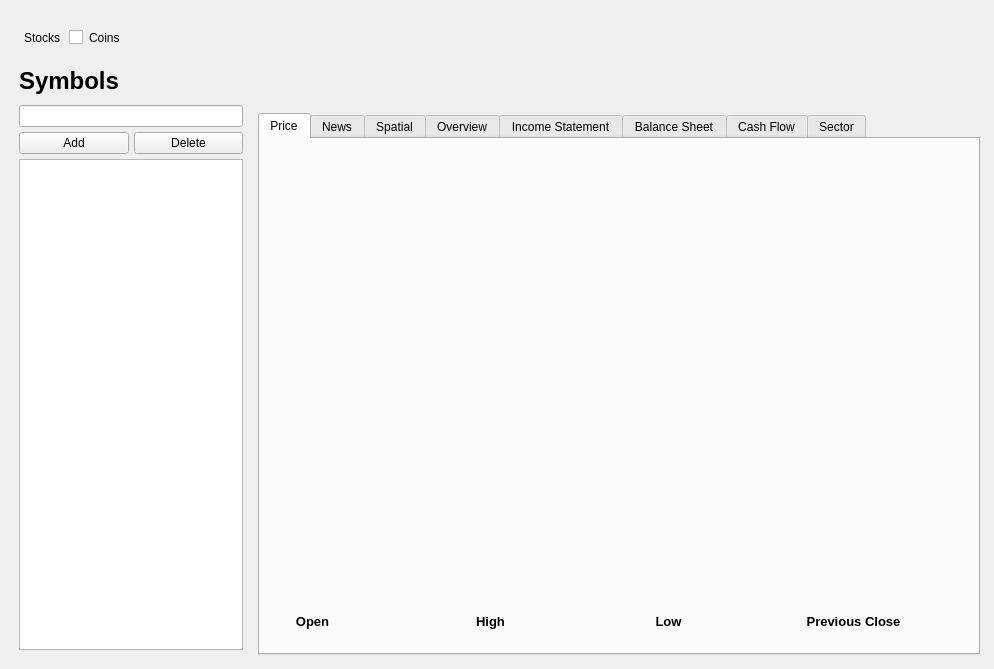
<?xml version="1.0" encoding="UTF-8"?>
<ui version="4.0">
 <class>MainWindow</class>
 <widget class="QMainWindow" name="MainWindow">
  <property name="geometry">
   <rect>
    <x>0</x>
    <y>0</y>
    <width>994</width>
    <height>669</height>
   </rect>
  </property>
  <property name="font">
   <font>
    <family>Helvetica</family>
   </font>
  </property>
  <property name="windowTitle">
   <string>MainWindow</string>
  </property>
  <widget class="QWidget" name="MainWidget">
   <layout class="QGridLayout" name="gridLayout">
    <property name="leftMargin">
     <number>0</number>
    </property>
    <property name="topMargin">
     <number>0</number>
    </property>
    <property name="rightMargin">
     <number>0</number>
    </property>
    <property name="bottomMargin">
     <number>0</number>
    </property>
    <property name="spacing">
     <number>0</number>
    </property>
    <item row="0" column="0">
     <widget class="QFrame" name="MainLayout">
      <layout class="QHBoxLayout" name="horizontalLayout" stretch="1,3">
       <property name="spacing">
        <number>0</number>
       </property>
       <item>
        <layout class="QVBoxLayout" name="ListingsArea" stretch="1,1,1,1,13">
         <property name="spacing">
          <number>5</number>
         </property>
         <property name="sizeConstraint">
          <enum>QLayout::SetMaximumSize</enum>
         </property>
         <property name="leftMargin">
          <number>10</number>
         </property>
         <property name="topMargin">
          <number>10</number>
         </property>
         <property name="rightMargin">
          <number>10</number>
         </property>
         <property name="bottomMargin">
          <number>10</number>
         </property>
         <item>
          <layout class="QHBoxLayout" name="SwitchandCurrency" stretch="2,1,2,7">
           <property name="leftMargin">
            <number>5</number>
           </property>
           <property name="rightMargin">
            <number>5</number>
           </property>
           <item>
            <widget class="QLabel" name="Stocks">
             <property name="minimumSize">
              <size>
               <width>40</width>
               <height>0</height>
              </size>
             </property>
             <property name="maximumSize">
              <size>
               <width>40</width>
               <height>16777215</height>
              </size>
             </property>
             <property name="text">
              <string>Stocks</string>
             </property>
            </widget>
           </item>
           <item>
            <widget class="QCheckBox" name="Switch">
             <property name="minimumSize">
              <size>
               <width>15</width>
               <height>0</height>
              </size>
             </property>
             <property name="maximumSize">
              <size>
               <width>15</width>
               <height>16777215</height>
              </size>
             </property>
             <property name="text">
              <string/>
             </property>
            </widget>
           </item>
           <item>
            <widget class="QLabel" name="Coins">
             <property name="sizePolicy">
              <sizepolicy hsizetype="Preferred" vsizetype="Preferred">
               <horstretch>40</horstretch>
               <verstretch>0</verstretch>
              </sizepolicy>
             </property>
             <property name="minimumSize">
              <size>
               <width>40</width>
               <height>0</height>
              </size>
             </property>
             <property name="text">
              <string>Coins</string>
             </property>
            </widget>
           </item>
           <item>
            <spacer name="horizontalSpacer">
             <property name="orientation">
              <enum>Qt::Horizontal</enum>
             </property>
             <property name="sizeHint" stdset="0">
              <size>
               <width>40</width>
               <height>20</height>
              </size>
             </property>
            </spacer>
           </item>
          </layout>
         </item>
         <item>
          <layout class="QHBoxLayout" name="SymbolandRefresh" stretch="4">
           <item>
            <widget class="QLabel" name="SymbolText">
             <property name="font">
              <font>
               <pointsize>18</pointsize>
               <weight>75</weight>
               <bold>true</bold>
              </font>
             </property>
             <property name="text">
              <string>Symbols</string>
             </property>
            </widget>
           </item>
          </layout>
         </item>
         <item>
          <layout class="QHBoxLayout" name="Search" stretch="7">
           <property name="spacing">
            <number>2</number>
           </property>
           <item>
            <widget class="QLineEdit" name="SearchBar"/>
           </item>
          </layout>
         </item>
         <item>
          <layout class="QHBoxLayout" name="AddDelLayout">
           <item>
            <widget class="QPushButton" name="AddSymbolButton">
             <property name="sizePolicy">
              <sizepolicy hsizetype="Minimum" vsizetype="Fixed">
               <horstretch>0</horstretch>
               <verstretch>0</verstretch>
              </sizepolicy>
             </property>
             <property name="text">
              <string>Add</string>
             </property>
            </widget>
           </item>
           <item>
            <widget class="QPushButton" name="DelSymbolButton">
             <property name="text">
              <string>Delete</string>
             </property>
            </widget>
           </item>
          </layout>
         </item>
         <item>
          <widget class="QListWidget" name="SymbolList"/>
         </item>
        </layout>
       </item>
       <item>
        <layout class="QVBoxLayout" name="DisplayArea" stretch="1,6">
         <property name="spacing">
          <number>5</number>
         </property>
         <property name="leftMargin">
          <number>5</number>
         </property>
         <property name="topMargin">
          <number>5</number>
         </property>
         <property name="rightMargin">
          <number>5</number>
         </property>
         <property name="bottomMargin">
          <number>5</number>
         </property>
         <item>
          <layout class="QHBoxLayout" name="SymbolandPrice" stretch="2,1">
           <property name="leftMargin">
            <number>5</number>
           </property>
           <property name="topMargin">
            <number>5</number>
           </property>
           <property name="rightMargin">
            <number>5</number>
           </property>
           <property name="bottomMargin">
            <number>5</number>
           </property>
           <item>
            <layout class="QVBoxLayout" name="SymandName" stretch="2,0">
             <item>
              <widget class="QLabel" name="SymbolTitle">
               <property name="font">
                <font>
                 <family>Helvetica</family>
                 <pointsize>36</pointsize>
                 <weight>75</weight>
                 <bold>true</bold>
                </font>
               </property>
               <property name="text">
                <string/>
               </property>
              </widget>
             </item>
             <item>
              <widget class="QLabel" name="FullName">
               <property name="font">
                <font>
                 <pointsize>16</pointsize>
                </font>
               </property>
               <property name="text">
                <string/>
               </property>
              </widget>
             </item>
            </layout>
           </item>
           <item>
            <layout class="QVBoxLayout" name="Prices" stretch="2,1,1">
             <item>
              <widget class="QLabel" name="CurrentPrice">
               <property name="font">
                <font>
                 <pointsize>16</pointsize>
                </font>
               </property>
               <property name="text">
                <string/>
               </property>
               <property name="alignment">
                <set>Qt::AlignRight|Qt::AlignTrailing|Qt::AlignVCenter</set>
               </property>
              </widget>
             </item>
             <item>
              <widget class="QLabel" name="Change">
               <property name="font">
                <font>
                 <pointsize>12</pointsize>
                </font>
               </property>
               <property name="text">
                <string/>
               </property>
               <property name="alignment">
                <set>Qt::AlignRight|Qt::AlignTrailing|Qt::AlignVCenter</set>
               </property>
              </widget>
             </item>
             <item>
              <widget class="QLabel" name="Vol">
               <property name="font">
                <font>
                 <pointsize>12</pointsize>
                </font>
               </property>
               <property name="text">
                <string/>
               </property>
               <property name="alignment">
                <set>Qt::AlignRight|Qt::AlignTrailing|Qt::AlignVCenter</set>
               </property>
              </widget>
             </item>
            </layout>
           </item>
          </layout>
         </item>
         <item>
          <widget class="QTabWidget" name="Tabs">
           <property name="layoutDirection">
            <enum>Qt::LeftToRight</enum>
           </property>
           <property name="tabPosition">
            <enum>QTabWidget::North</enum>
           </property>
           <property name="currentIndex">
            <number>0</number>
           </property>
           <property name="elideMode">
            <enum>Qt::ElideNone</enum>
           </property>
           <widget class="QWidget" name="Price">
            <attribute name="title">
             <string>Price</string>
            </attribute>
            <layout class="QGridLayout" name="gridLayout_2">
             <property name="leftMargin">
              <number>0</number>
             </property>
             <property name="topMargin">
              <number>0</number>
             </property>
             <property name="rightMargin">
              <number>0</number>
             </property>
             <property name="bottomMargin">
              <number>0</number>
             </property>
             <item row="0" column="0">
              <layout class="QVBoxLayout" name="verticalLayout_2" stretch="25,3">
               <property name="spacing">
                <number>1</number>
               </property>
               <property name="leftMargin">
                <number>5</number>
               </property>
               <property name="topMargin">
                <number>5</number>
               </property>
               <property name="rightMargin">
                <number>5</number>
               </property>
               <property name="bottomMargin">
                <number>5</number>
               </property>
               <item>
                <widget class="QWidget" name="GraphWidget" native="true"/>
               </item>
               <item>
                <layout class="QHBoxLayout" name="PriceInfoArea" stretch="1,1,1,1">
                 <property name="spacing">
                  <number>3</number>
                 </property>
                 <property name="leftMargin">
                  <number>1</number>
                 </property>
                 <property name="topMargin">
                  <number>1</number>
                 </property>
                 <property name="rightMargin">
                  <number>1</number>
                 </property>
                 <property name="bottomMargin">
                  <number>1</number>
                 </property>
                 <item>
                  <layout class="QHBoxLayout" name="OpenLabel" stretch="10,9">
                   <property name="spacing">
                    <number>6</number>
                   </property>
                   <property name="leftMargin">
                    <number>5</number>
                   </property>
                   <property name="topMargin">
                    <number>5</number>
                   </property>
                   <property name="rightMargin">
                    <number>5</number>
                   </property>
                   <property name="bottomMargin">
                    <number>5</number>
                   </property>
                   <item>
                    <widget class="QLabel" name="OpenText">
                     <property name="font">
                      <font>
                       <pointsize>10</pointsize>
                       <weight>75</weight>
                       <bold>true</bold>
                      </font>
                     </property>
                     <property name="text">
                      <string>Open</string>
                     </property>
                     <property name="alignment">
                      <set>Qt::AlignCenter</set>
                     </property>
                    </widget>
                   </item>
                   <item>
                    <widget class="QLabel" name="OpenPrice">
                     <property name="font">
                      <font>
                       <pointsize>10</pointsize>
                      </font>
                     </property>
                     <property name="text">
                      <string/>
                     </property>
                    </widget>
                   </item>
                  </layout>
                 </item>
                 <item>
                  <layout class="QHBoxLayout" name="HighLabel" stretch="10,9">
                   <property name="leftMargin">
                    <number>5</number>
                   </property>
                   <property name="topMargin">
                    <number>5</number>
                   </property>
                   <property name="rightMargin">
                    <number>5</number>
                   </property>
                   <property name="bottomMargin">
                    <number>5</number>
                   </property>
                   <item>
                    <widget class="QLabel" name="HighText">
                     <property name="font">
                      <font>
                       <pointsize>10</pointsize>
                       <weight>75</weight>
                       <bold>true</bold>
                      </font>
                     </property>
                     <property name="text">
                      <string>High</string>
                     </property>
                     <property name="alignment">
                      <set>Qt::AlignCenter</set>
                     </property>
                    </widget>
                   </item>
                   <item>
                    <widget class="QLabel" name="HighPrice">
                     <property name="font">
                      <font>
                       <pointsize>10</pointsize>
                      </font>
                     </property>
                     <property name="text">
                      <string/>
                     </property>
                    </widget>
                   </item>
                  </layout>
                 </item>
                 <item>
                  <layout class="QHBoxLayout" name="LowText_2" stretch="10,9">
                   <property name="leftMargin">
                    <number>5</number>
                   </property>
                   <property name="topMargin">
                    <number>5</number>
                   </property>
                   <property name="rightMargin">
                    <number>5</number>
                   </property>
                   <property name="bottomMargin">
                    <number>5</number>
                   </property>
                   <item>
                    <widget class="QLabel" name="LowText">
                     <property name="font">
                      <font>
                       <pointsize>10</pointsize>
                       <weight>75</weight>
                       <bold>true</bold>
                      </font>
                     </property>
                     <property name="text">
                      <string>Low</string>
                     </property>
                     <property name="alignment">
                      <set>Qt::AlignCenter</set>
                     </property>
                    </widget>
                   </item>
                   <item>
                    <widget class="QLabel" name="LowPrice">
                     <property name="font">
                      <font>
                       <pointsize>10</pointsize>
                      </font>
                     </property>
                     <property name="text">
                      <string/>
                     </property>
                    </widget>
                   </item>
                  </layout>
                 </item>
                 <item>
                  <layout class="QHBoxLayout" name="CloseText" stretch="10,6">
                   <property name="leftMargin">
                    <number>5</number>
                   </property>
                   <property name="topMargin">
                    <number>5</number>
                   </property>
                   <property name="rightMargin">
                    <number>5</number>
                   </property>
                   <property name="bottomMargin">
                    <number>5</number>
                   </property>
                   <item>
                    <widget class="QLabel" name="PrevCloseText">
                     <property name="font">
                      <font>
                       <pointsize>10</pointsize>
                       <weight>75</weight>
                       <bold>true</bold>
                      </font>
                     </property>
                     <property name="text">
                      <string>Previous Close</string>
                     </property>
                     <property name="alignment">
                      <set>Qt::AlignCenter</set>
                     </property>
                     <property name="wordWrap">
                      <bool>true</bool>
                     </property>
                    </widget>
                   </item>
                   <item>
                    <widget class="QLabel" name="PrevClosePrice">
                     <property name="font">
                      <font>
                       <pointsize>10</pointsize>
                      </font>
                     </property>
                     <property name="text">
                      <string/>
                     </property>
                    </widget>
                   </item>
                  </layout>
                 </item>
                </layout>
               </item>
              </layout>
             </item>
            </layout>
           </widget>
           <widget class="QWidget" name="News">
            <attribute name="title">
             <string>News</string>
            </attribute>
            <layout class="QGridLayout" name="gridLayout_3">
             <property name="leftMargin">
              <number>0</number>
             </property>
             <property name="topMargin">
              <number>0</number>
             </property>
             <property name="rightMargin">
              <number>0</number>
             </property>
             <property name="bottomMargin">
              <number>0</number>
             </property>
             <item row="0" column="0">
              <widget class="QListWidget" name="NewsListWidget"/>
             </item>
            </layout>
           </widget>
           <widget class="QWidget" name="Spatial">
            <attribute name="title">
             <string>Spatial</string>
            </attribute>
            <layout class="QGridLayout" name="gridLayout_4">
             <property name="leftMargin">
              <number>2</number>
             </property>
             <property name="topMargin">
              <number>2</number>
             </property>
             <property name="rightMargin">
              <number>2</number>
             </property>
             <property name="bottomMargin">
              <number>2</number>
             </property>
             <property name="horizontalSpacing">
              <number>2</number>
             </property>
             <item row="0" column="0">
              <widget class="QWidget" name="SpatialGraphWidget" native="true"/>
             </item>
            </layout>
           </widget>
           <widget class="QWidget" name="Overview">
            <attribute name="title">
             <string>Overview</string>
            </attribute>
            <layout class="QGridLayout" name="gridLayout_5">
             <property name="leftMargin">
              <number>0</number>
             </property>
             <property name="topMargin">
              <number>0</number>
             </property>
             <property name="rightMargin">
              <number>0</number>
             </property>
             <property name="bottomMargin">
              <number>0</number>
             </property>
             <item row="0" column="0">
              <widget class="QScrollArea" name="scrollArea">
               <property name="widgetResizable">
                <bool>true</bool>
               </property>
               <widget class="QWidget" name="scrollAreaWidgetContents">
                <property name="geometry">
                 <rect>
                  <x>0</x>
                  <y>0</y>
                  <width>714</width>
                  <height>506</height>
                 </rect>
                </property>
                <layout class="QGridLayout" name="gridLayout_7">
                 <item row="0" column="0">
                  <layout class="QVBoxLayout" name="OverviewLayout">
                   <property name="spacing">
                    <number>6</number>
                   </property>
                  </layout>
                 </item>
                </layout>
               </widget>
              </widget>
             </item>
            </layout>
           </widget>
           <widget class="QWidget" name="IncomeStatement">
            <attribute name="title">
             <string>Income Statement</string>
            </attribute>
            <layout class="QGridLayout" name="gridLayout_6">
             <item row="0" column="0">
              <widget class="QWidget" name="widget" native="true"/>
             </item>
            </layout>
           </widget>
           <widget class="QWidget" name="BalanceSheet">
            <attribute name="title">
             <string>Balance Sheet</string>
            </attribute>
            <layout class="QGridLayout" name="gridLayout_8">
             <item row="0" column="0">
              <widget class="QWidget" name="BalanceSheetWidget" native="true"/>
             </item>
            </layout>
           </widget>
           <widget class="QWidget" name="CashFlow">
            <attribute name="title">
             <string>Cash Flow</string>
            </attribute>
            <layout class="QGridLayout" name="gridLayout_9">
             <item row="0" column="0">
              <widget class="QWidget" name="CashFlowWidget" native="true"/>
             </item>
            </layout>
           </widget>
           <widget class="QWidget" name="Sector">
            <attribute name="title">
             <string>Sector</string>
            </attribute>
            <layout class="QGridLayout" name="gridLayout_10">
             <item row="0" column="0">
              <widget class="QWidget" name="SectorWidget" native="true"/>
             </item>
            </layout>
           </widget>
          </widget>
         </item>
        </layout>
       </item>
      </layout>
     </widget>
    </item>
   </layout>
  </widget>
 </widget>
 <resources/>
 <connections/>
</ui>
